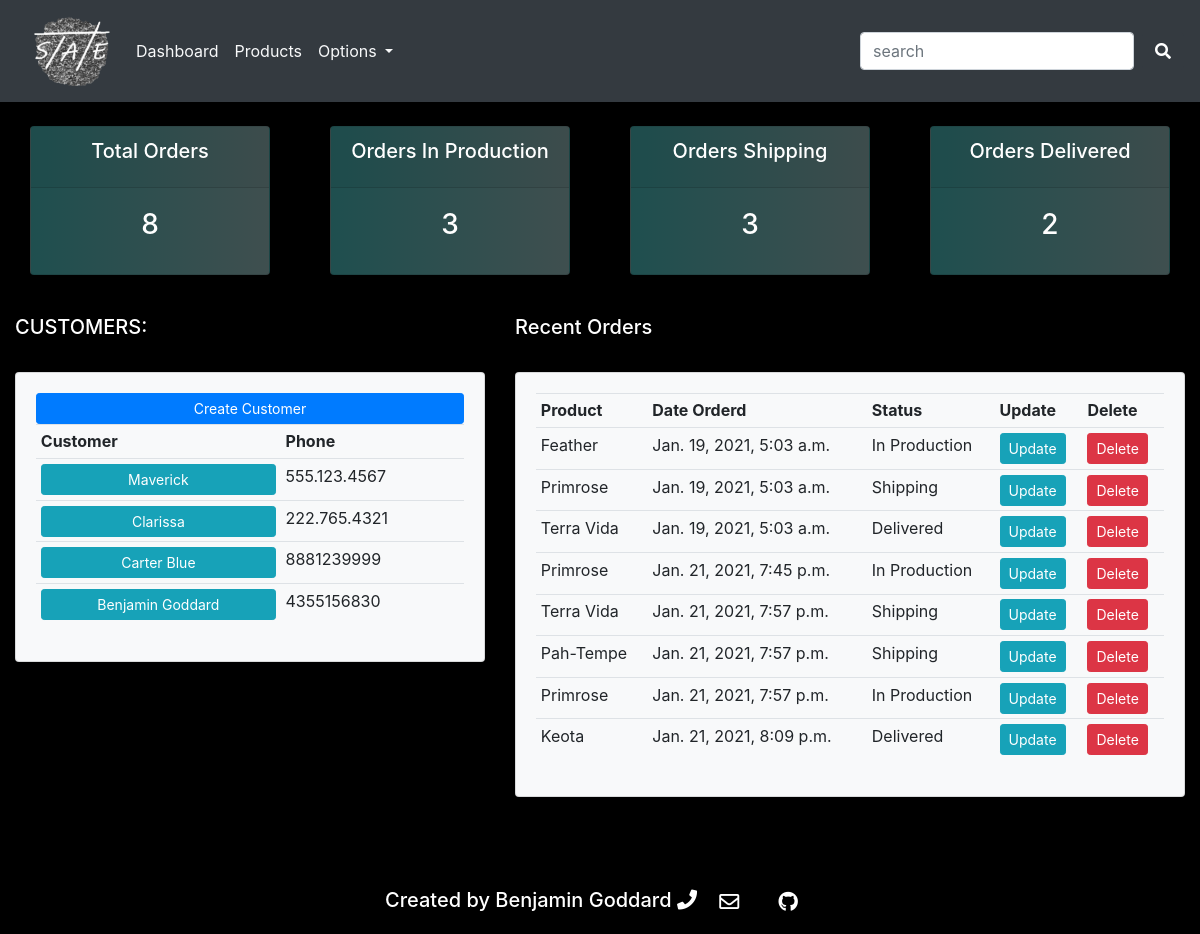
The page /dashboard/ (signed in) on the database its author committed.
### accounts/models.py (models this page shows, shortened)
class Customer(models.Model):
    THEME = (
        ('Light', 'Light'),
        ('Dark', 'Dark')
    )
    user = models.OneToOneField(User, null=True, on_delete=models.CASCADE)
    name = models.CharField(max_length=200, null=True, blank=True)
    phone = models.CharField(max_length=200, null=True, blank=True)
    email = models.CharField(max_length=200, null=True, blank=True)
    date_created = models.DateTimeField(auto_now_add=True, null=True)
    theme = models.CharField(max_length=200, null=True, default='Dark', choices=THEME)

class Order(models.Model):
    STATUS = (
        ('In Production', 'In Production'),
        ('Shipping', 'Shipping'),
        ('Delivered', 'Delivered'),
    )
    SIZE = (
        ('5.5', '5.5'),
        ('6', '6'),
        ('6.5', '6.5'),
        ('7', '7'),
        ('7.5', '7.5'),
        ('8', '8'),
        ('8.5', '8.5'),
        ('9', '9'),
        ('9.5', '9.5'),
        ('10', '10'),
        ('10.5', '10.5'),
        ('11', '11'),
        ('11.5', '11.5'),
        ('12', '12'),
        ('12.5', '12.5'),
        ('13', '13'),
    )
    customer = models.ForeignKey(Customer, null=True, on_delete=models.SET_NULL)
    product = models.ForeignKey(Product, null=True, on_delete=models.SET_NULL)
    size = models.CharField(max_length=200, null=True, choices=SIZE)
    notes = models.CharField(max_length=200, null=True, blank=True)
    date_created = models.DateTimeField(auto_now_add=True, null=True)
    status = models.CharField(max_length=200, null=True, choices=STATUS)

class Product(models.Model):
    CATEGORY = (
        ('Sandal', 'Sandal'),
        ('Close-Toed Shoe', 'Close-Toed Shoe'),
    )
    name = models.CharField(max_length=200, null=True)
    price = models.FloatField(null=True)
    category = models.CharField(max_length=200, null=True, choices=CATEGORY)
    description = models.CharField(max_length=200, null=True, blank=True)
    date_created = models.DateTimeField(auto_now_add=True, null=True)
    tags = models.ManyToManyField(Tag)
    image = models.ImageField(upload_to='static/images/')
    def __str__(self):
        return self.name

### accounts/decorators.py (the view)
        def wrapper_func(request, *args, **kwargs):
            group = None
            if request.user.groups.exists():
                group = request.user.groups.all()[0].name
            if group in allowed_roles:
                return view_func(request, *args, **kwargs)
            else:
                return redirect('user')

### accounts/views.py (called while the page is built)
@login_required(login_url='login')
@allowed_users(allowed_roles=['admin'])
def dashboard(request):
    orders = Order.objects.all()
    customers = Customer.objects.all()
    total_customers = customers.count()
    total_orders = orders.count()
    in_production = orders.filter(status='In Production').count()
    shipping = orders.filter(status='Shipping').count()
    delivered = orders.filter(status='Delivered').count()
    context = {
        'orders': orders,
        'customers': customers,
        'total_customers': total_customers,
        'total_orders': total_orders,
        'in_production': in_production,
        'shipping': shipping,
        'delivered': delivered,
    }
    return render(request, 'accounts/dashboard.html', context)

### accounts/templates/accounts/dashboard.html
{%  extends 'accounts/main.html' %}
{% block content %}
{%  include 'accounts/status.html' %}
<br>
<div class="row">
	<div class="col-md-5">
		<h5 style="color: white">CUSTOMERS:</h5>
		<hr>
		<div class="card card-body bg-light">
			<a class="btn btn-primary  btn-sm btn-block" href="{% url 'create_customer' %}">Create Customer</a>
			<table class="table table-sm">
				<tr>
					<th>Customer</th>
					<th>Phone</th>
				</tr>
				{% for customer in customers %}
				<tr>
					<td>
						<a class="btn btn-info btn-sm btn-block"
						   href="{% url 'customer' customer.id %}">{{customer.name}}</a>
					</td>
					<td>{{customer.phone}}</td>
				</tr>
				{% endfor %}
			</table>
		</div>
	</div>
	<div class="col-md-7">
		<h5 style="color: white">Recent Orders</h5>
		<hr>
		<div class="card card-body bg-light">
			<table class="table table-sm">
				<tr>
					<th>Product</th>
					<th>Date Orderd</th>
					<th>Status</th>
					<th>Update</th>
					<th>Delete</th>
				</tr>
				{% for order in orders %}
				<tr>
					<td>{{order.product}}</td>
					<td>{{order.date_created}}</td>
					<td>{{order.status}}</td>
					<td><a class="btn btn-sm btn-info" href="{% url 'update_order' order.id %}">Update</a></td>
					<td><a class="btn btn-sm btn-danger" href="{% url 'delete_order' order.id %}">Delete</a></td>
				</tr>
				{% endfor %}
			</table>
		</div>
	</div>
</div>
{% endblock %}

### static/css/theme_dark.css (style rules this page uses)
#body { background-color: black; }

### rows shown on the page
Customer: name "Maverick", phone "555.123.4567"
Customer: name "Clarissa", phone "222.765.4321"
Customer: name "Carter Blue", phone "8881239999"
Customer: name "Benjamin Goddard", phone "4355156830"
Order: product "Feather", date_created "Jan. 19, 2021, 5:03 a.m.", status "In Production"
Order: product "Primrose", date_created "Jan. 19, 2021, 5:03 a.m.", status "Shipping"
Order: product "Terra Vida", date_created "Jan. 19, 2021, 5:03 a.m.", status "Delivered"
Order: product "Primrose", date_created "Jan. 21, 2021, 7:45 p.m.", status "In Production"
Order: product "Terra Vida", date_created "Jan. 21, 2021, 7:57 p.m.", status "Shipping"
Order: product "Pah-Tempe", date_created "Jan. 21, 2021, 7:57 p.m.", status "Shipping"
Order: product "Primrose", date_created "Jan. 21, 2021, 7:57 p.m.", status "In Production"
Order: product "Keota", date_created "Jan. 21, 2021, 8:09 p.m.", status "Delivered"

### other values the page prints
{{ total_orders }} "8"
{{ in_production }} "3"
{{ shipping }} "3"
{{ delivered }} "2"
